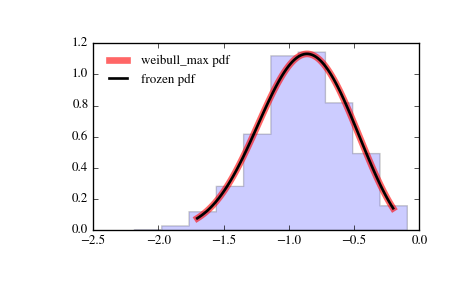

This chart was generated by the following Python code:
from scipy.stats import weibull_max
import matplotlib.pyplot as plt
fig, ax = plt.subplots(1, 1)

# Calculate a few first moments:

c = 2.87
mean, var, skew, kurt = weibull_max.stats(c, moments='mvsk')

# Display the probability density function (``pdf``):

x = np.linspace(weibull_max.ppf(0.01, c),
                weibull_max.ppf(0.99, c), 100)
ax.plot(x, weibull_max.pdf(x, c),
       'r-', lw=5, alpha=0.6, label='weibull_max pdf')

# Alternatively, the distribution object can be called (as a function)
# to fix the shape, location and scale parameters. This returns a "frozen"
# RV object holding the given parameters fixed.

# Freeze the distribution and display the frozen ``pdf``:

rv = weibull_max(c)
ax.plot(x, rv.pdf(x), 'k-', lw=2, label='frozen pdf')

# Check accuracy of ``cdf`` and ``ppf``:

vals = weibull_max.ppf([0.001, 0.5, 0.999], c)
np.allclose([0.001, 0.5, 0.999], weibull_max.cdf(vals, c))
# True

# Generate random numbers:

r = weibull_max.rvs(c, size=1000)

# And compare the histogram:

ax.hist(r, normed=True, histtype='stepfilled', alpha=0.2)
ax.legend(loc='best', frameon=False)
plt.show()
